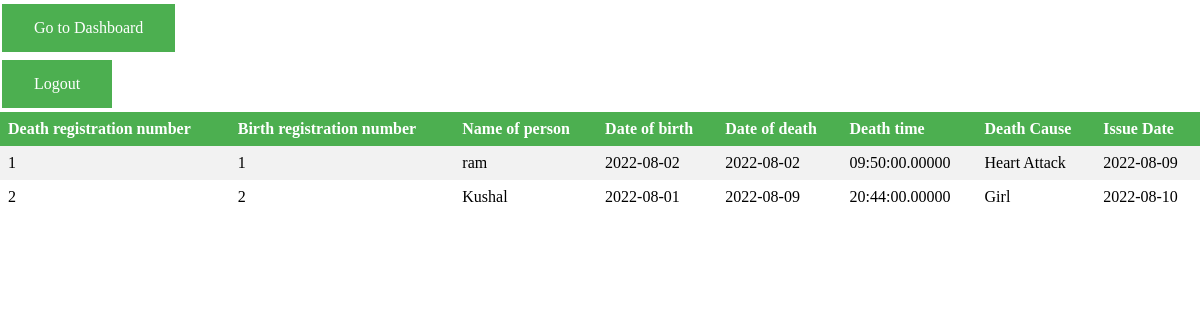
The app's page /viewregistereddeath.php (signed in) with its own data.
### tables this page shows
CREATE TABLE `death` (
  `deathid` int(5) NOT NULL,
  `birthid` int(5) NOT NULL,
  `deathplace` varchar(50) NOT NULL,
  `deathdate` date NOT NULL,
  `deathtime` time(5) NOT NULL,
  `deathcause` varchar(50) NOT NULL,
  `deathissuedate` date NOT NULL
);

CREATE TABLE `birth` (
  `birthid` int(5) NOT NULL,
  `name` varchar(50) NOT NULL,
  `dob` date NOT NULL,
  `fathername` varchar(50) NOT NULL,
  `mothername` varchar(50) NOT NULL,
  `grandparentname` varchar(50) NOT NULL,
  `birthplace` varchar(50) NOT NULL,
  `hospitalname` varchar(50) DEFAULT NULL,
  `issuedate` date NOT NULL
);

### viewregistereddeath.php (the view, shortened to what this page needs)
<?php
    $dbconn=mysqli_connect("localhost","root","","birthdate");
    if(($_SESSION)){
        $query="SELECT * FROM death";
        $result=mysqli_query($dbconn,$query);
        if($result){
        ?>
            <!DOCTYPE html>
            <html lang="en">
            <head>
                <link rel="stylesheet" href="style.css">
            </head>
            <body>
                <div class="gotodashboard">
                    <a href="dashboard.php"><button>Go to Dashboard</button></a>
                </div>
                <div class="logout">
                    <a href="logout.php">
                        <button>Logout</button>
                    </a>
                </div>
                <div class="birthtable">
                    <table>
                        <tr>
                            <th>Death registration number</th>
                            <th>Birth registration number</th>
                            <th>Name of person</th>
                            <th>Date of birth</th>
                            <th>Date of death</th>
                            <th>Death time</th>
                            <th>Death Cause</th>
                            <th>Issue Date</th>
                        </tr>
                        <?php
                            while($row=mysqli_fetch_assoc($result)){
                                $row1=mysqli_fetch_assoc(mysqli_query($dbconn,"SELECT * FROM birth WHERE birthid='".$row['birthid']."'"));
                                ?>
                                    <tr>
                                        <td><?php echo $row['deathid']; ?></td>
                                        <td><?php echo $row['birthid']; ?></td>
                                        <td><?php echo $row1['name']; ?></td>
                                        <td><?php echo $row1['dob']; ?></td>
                                        <td><?php echo $row['deathdate']; ?></td>
                                        <td><?php echo $row['deathtime']; ?></td>
                                        <td><?php echo $row['deathcause']; ?></td>
                                        <td><?php echo $row['deathissuedate']; ?></td>
                                    </tr>
                                <?php
                            }
                        ?>
                    </table>
                </div>
            </body>
            </html>
        <?php
        }
        else{
            header("Location:dashboard.php?error=true");
        }
    }
    else{
        echo'access denied';
        echo'<br><a href="login.php"><button>Go to login page</button></a>';
    }
?>

### style.css (style rules this page uses)
* { margin: 0%; padding: 0%; font-family: 'Times New Roman', Times, serif; }
table { border-collapse: collapse; width: 100%; }
th, td { text-align: left; padding: 8px; }
tr:nth-child(even) { background-color: #f2f2f2 }
th { background-color: #4CAF50; color: white; }
button { background-color: #4CAF50; border: none; color: white; padding: 15px 32px; text-align: center; text-decoration: none; display: inline-block; font-size: 16px; margin: 4px 2px; cursor: pointer; }

### records on screen
death: deathid "1", birthid "1", birthid.name "ram", birthid.dob "2022-08-02", deathdate "2022-08-02", deathtime "09:50:00.00000", deathcause "Heart Attack", deathissuedate "2022-08-09"
death: deathid "2", birthid "2", birthid.name "Kushal", birthid.dob "2022-08-01", deathdate "2022-08-09", deathtime "20:44:00.00000", deathcause "Girl", deathissuedate "2022-08-10"
